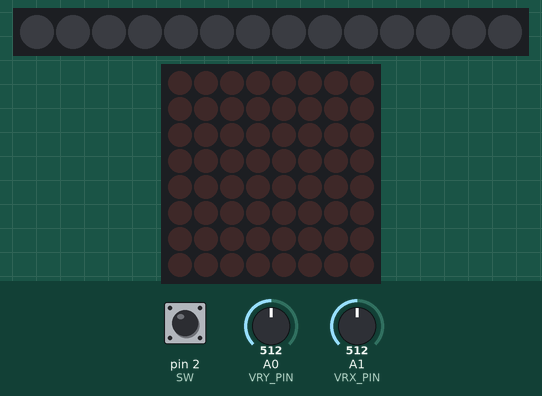
A sketch run on a simulated Arduino Uno, built with avr-gcc and run on an emulated ATmega328P. On the bench: 14 RGB LEDs in strip order, left to right, 8×8 LED matrix. Inputs (shaded band) come from the test bench; at power-on: A0 (VRY_PIN) = 512, A1 (VRX_PIN) = 512, pin 2 (SW) HIGH. Dim RGB values are drawn brighter than linear; random numbers use the default seed unless the sketch sets one.

Above: at 1.2 s.
1.3 s: A0 (VRY_PIN) set to 939
2.8 s: A0 (VRY_PIN) set to 963
At 3.05 s:
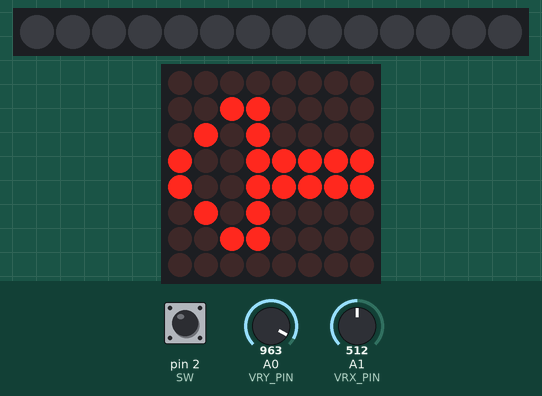
At 3.66 s:
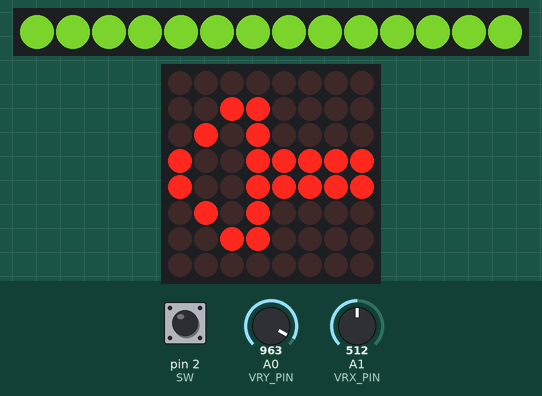
5.3 s: A1 (VRX_PIN) set to 491
8.3 s: A1 (VRX_PIN) set to 464
9.8 s: pin 2 (SW) pulled LOW for 0.15 s
At 9.99 s:
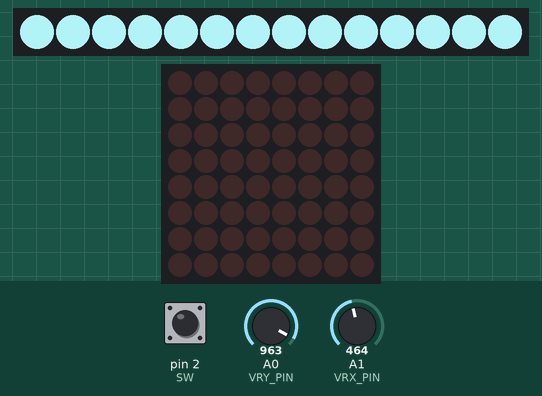
11.5 s: A1 (VRX_PIN) set to 490
At 12.05 s:
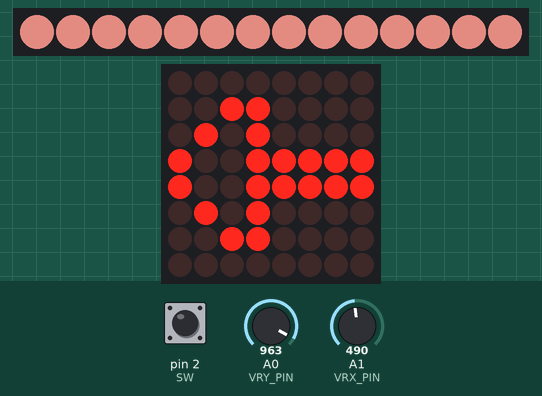
Timing chart, 0 to 14.5 s (numbered marks = the images above; inputs shaded):
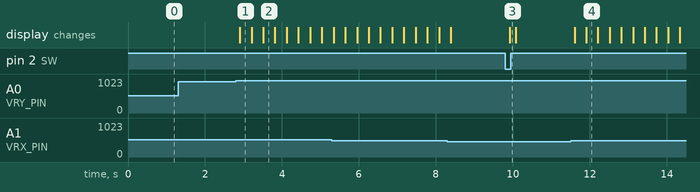

The sketch:

ledSketch.ino
```cpp
#include <Adafruit_NeoPixel.h>
#include <SPI.h>
#include <Adafruit_GFX.h>
#include <Max72xxPanel.h>
#include <ezButton.h>

#define PIN 7
#define VRX_PIN A1
#define VRY_PIN A0
#define NUMPIXELS 14     // make this higher to slow down
#define SW 2

//Din connects to pin 11
//CLK connects to pin 13

int pinCS = 10;
int numberOfHorizontalDisplays = 1;
int numberOfVerticalDisplays = 1;
int dela = 10;

Max72xxPanel matrix = Max72xxPanel(pinCS, numberOfHorizontalDisplays, numberOfVerticalDisplays);


//Led Matrix Mapping
const unsigned char PROGMEM up[] = {
  B00011000,
  B00100100,
  B01000010,
  B01111110,
  B00011000,
  B00011000,
  B00011000,
  B00011000
};

const unsigned char PROGMEM down[] = {
  B00011000,
  B00011000,
  B00011000,
  B00011000,
  B01111110,
  B01000010,
  B00100100,
  B00011000
};

const unsigned char PROGMEM left[] = {
  B00000000,
  B00110000,
  B01010000,
  B10011111,
  B10011111,
  B01010000,
  B00110000,
  B00000000
};

const unsigned char PROGMEM right[] = {
  B00000000,
  B00001100,
  B00001010,
  B11111001,
  B11111001,
  B00001010,
  B00001100,
  B00000000
};


const unsigned char PROGMEM nothing[] = {
  B00000000,
  B00000000,
  B00000000,
  B00000000,
  B00000000,
  B00000000,
  B00000000,
  B00000000
};

Adafruit_NeoPixel pixels(NUMPIXELS, PIN, NEO_GRB + NEO_KHZ800);
//Ezbutton Is for using middle click on joystick
ezButton button(SW);


int xValue = 0;
int yValue = 0;
int bValue = 0;
int color[3] = {0, 0, 0};

void setup() {
  pixels.begin();
  Serial.begin(9600);
  matrix.setIntensity(10);
}


void loop() {
  button.loop();
  xValue = analogRead(VRX_PIN);
  yValue = analogRead(VRY_PIN);
  bValue = button.getState();

  if (button.isPressed()) {
    matrix.drawBitmap(0, 0, nothing, 8, 8, LOW);
    matrix.write();
    color[0] = 0;
    color[1] = 0;
    color[2] = 0;
  }

  //Calls stickman function passing color values into be mutated
  stickman(color[0], color[1], color[2], dela);
  for(int i=0; i<NUMPIXELS; i++){
    pixels.setPixelColor(i, pixels.Color(color[0], color[1], color[2]));
    delay(dela);
    pixels.show();
  }
}

void stickman(int &red, int &green, int &blue, int &dela) {
  if(xValue > 480 && xValue < 520 && yValue > 950 && yValue < 1030){
    red = rand() % 257 + 1;
    green = rand() % 257 + 1;
    blue = rand() % 257 + 1;
    matrix.drawBitmap(0, 0, left, 8, 8, HIGH);
    matrix.write();
  }
  else if(xValue > 950 && xValue < 1030 && yValue > 400 && yValue < 1000){
    red = 0;
    green = 0;
    blue = 0;
    matrix.drawBitmap(0, 0, down, 8, 8, HIGH);
    matrix.write();

  }
  else if(xValue > 0 && xValue < 950 && yValue > 0 && yValue < 400){
    matrix.drawBitmap(0, 0, right, 8, 8, HIGH);
    matrix.write();
    dela = 100;
  }
  else if(xValue > 0 && xValue < 150 && yValue > 0 && yValue < 1000){
    matrix.drawBitmap(0, 0, up, 8, 8, HIGH);
    matrix.write();
    int x = 0;
    //Turns one led on then turns off and turn the next on
    for(int i=0; i<NUMPIXELS; i++){
      pixels.setPixelColor(i, pixels.Color(color[0], color[1], color[2]));
      delay(100);
      if(x == i-1){
        pixels.setPixelColor(x, pixels.Color(0, 0, 0));
        x++;
      }
      pixels.show();
    }
  }
  else {
    //Fixes glitch with led matrix displaying leds that are meant to be off
    matrix.drawBitmap(0, 0, left, 8, 8, LOW);
    matrix.drawBitmap(0, 0, down, 8, 8, LOW);
    matrix.drawBitmap(0, 0, right, 8, 8, LOW);
    matrix.drawBitmap(0, 0, up, 8, 8, LOW);
    dela = 10;
  }
}
```

Measured:
- the behaviour switches between 950 and 951 on A0 (VRY_PIN) (found by bisection; images 0 and 1)
- after the input at 1.3 s, every drawn part: stays the same
- after the input at 2.8 s, the display: changes after 0.11 s (image 1)
- after the input at 9.8 s, the display: changes after 0.12 s (image 3)
- after the input at 11.5 s, the display: first changes after 0.10 s (image 4 shows a later state)
